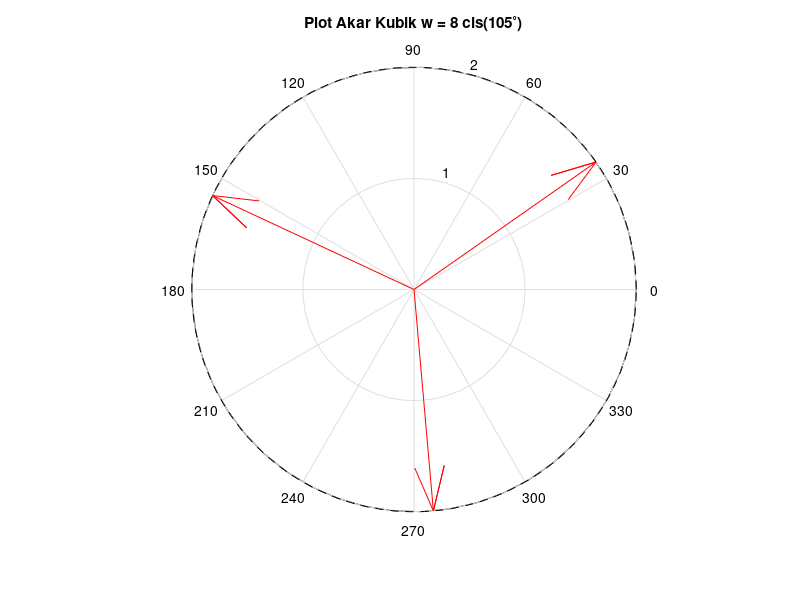

MATLAB code for this plot:
% ==========================================================
% UTS Matematika Sains Data - Semester Genap 2025/2026
% Soal 4 - Bilangan Kompleks (Fasor)
% ----------------------------------------------------------
% Nama    : Aulia Adzkia Rahmah
% NIM     : 2510514029
% Parameter: N=29, a=2, b=9, K=12, theta0=105, alpha=0.01
% Tanggal : 2026-04-20
% ==========================================================

clc; clear; close all;

% Parameter Soal
a = 2; b = 9; theta0 = 105;

% Mendefinisikan Fasor
z1 = (a + 2) + (b + 1)*1i;  % 4 + 10i
z2 = (b + 1) - (a + 2)*1i;  % 10 - 4i

%% --- BAGIAN B: OPERASI DASAR ---
tambah = z1 + z2;
kali   = z1 * z2;
bagi   = z1 / z2;
jarak  = abs(z1 - z2);

disp('--- Hasil Operasi z1 dan z2 ---');
fprintf('z1 + z2 = %.2f + %.2fi\n', real(tambah), imag(tambah));
fprintf('z1 * z2 = %.2f + %.2fi\n', real(kali), imag(kali));
fprintf('z1 / z2 = %.2f + %.2fi\n', real(bagi), imag(bagi));
fprintf('|z1-z2| = %.4f\n\n', jarak);

%% --- BAGIAN E: PLOT AKAR KUBIK ---
% Menghitung 3 akar kubik dari w = 8 * cis(105)
r_w = 8;
sudut_w = deg2rad(theta0); % Konversi 105 ke radian

% Akar-akar (k = 0, 1, 2)
k = 0:2;
r_akar = r_w^(1/3); % Hasilnya 2
sudut_akar = (sudut_w + 2*pi*k) / 3;

% Mengubah ke koordinat kartesius untuk plotting
akar_kompleks = r_akar * exp(1i * sudut_akar);

% Membuat Plot Bidang Argand
figure;
compass(akar_kompleks, 'r'); % Menggambar jarum fasor
hold on;

% Menggambar lingkaran jari-jari 2 sebagai pembuktian
t = linspace(0, 2*pi, 100);
plot(2*cos(t), 2*sin(t), '--k'); 

grid on;
title('Plot Akar Kubik w = 8 cis(105^{\circ})');
xlabel('Re (Riil)'); ylabel('Im (Imajiner)');

% Menampilkan nilai akar di command window
disp('--- Tiga Akar Kubik w ---');
for n = 1:3
    fprintf('Akar %d: %.4f + %.4fi\n', n, real(akar_kompleks(n)), imag(akar_kompleks(n)));
end
